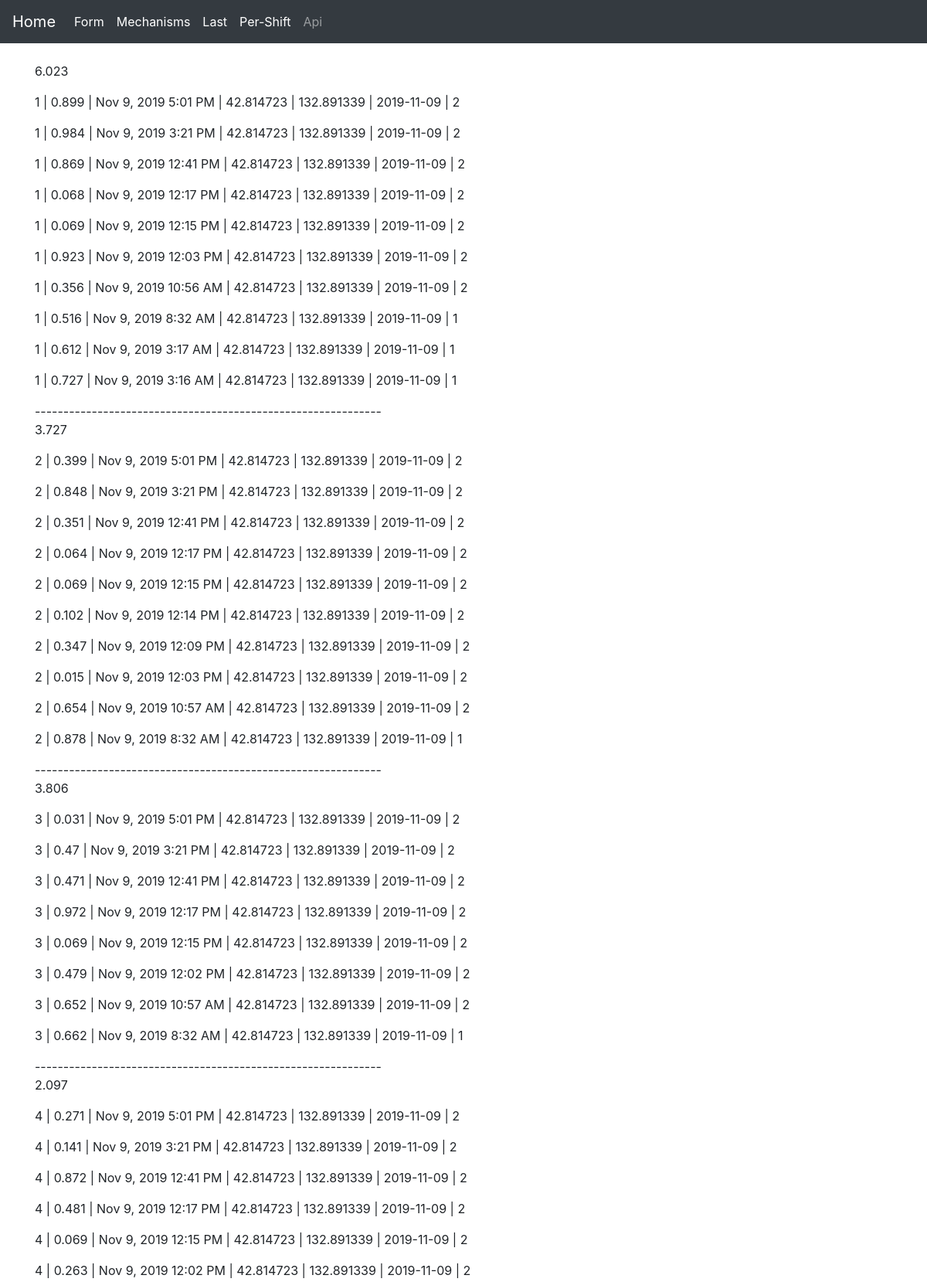
The page /last (upper part) on the database its author committed.
### app/model.py (models this page shows, shortened)
class Post(db.Model):
    id = db.Column(db.Integer, primary_key=True)
    mechanism_id = db.Column(db.Integer, db.ForeignKey('mechanism.id'))
    value = db.Column(db.Float)
    latitude = db.Column(db.Float)
    longitude = db.Column(db.Float)
    timestamp = db.Column(db.DateTime, index=True, default=datetime.utcnow)
    date_shift = db.Column(db.Date)
    shift = db.Column(db.Integer)

class Mechanism(db.Model):
    id = db.Column(db.Integer, primary_key=True)
    company = db.Column(db.String(64), index=True)
    type = db.Column(db.String(64), index=True)
    model = db.Column(db.String(64), index=True)
    number = db.Column(db.SmallInteger, index=True)
    name = db.Column(db.String(64), index=True, unique=True)
    posts = db.relationship('Post', backref='mech', lazy='dynamic')

### app/views.py (the view)
@app.route("/last")
def last():
    all_mech_id = [m.id for m in Mechanism.query.all()]
    posts = [Post.query.filter_by(mechanism_id=p).order_by(
        Post.id.desc()).limit(10) for p in all_mech_id]
    return render_template("last.html",
                           title='Последние данные',
                           tim=datetime.now() + timedelta(days=2),
                           posts=posts)

### app/templates/last.html
{% extends "base.html" %}
{% block main %}
<br>
{% for p in posts %}
<p>{{ p|sum(attribute='value')|round(3) if p[0] }}</p>
{% for post in p %}
<p>{{post.mech.number}} | {{post.value}} | {{moment(post.timestamp).format('lll')}} |
{{post.latitude}} | {{post.longitude}} |  {{post.date_shift}} | {{post.shift}} </p>
{% endfor %}
{{ '-------------------------------------------------------------' if p[0] }}
{% endfor %}
{% endblock %}

### rows shown on the page
Post: mech.number "1", value "0.899", timestamp "Nov 9, 2019 5:01 PM", latitude "42.814723", longitude "132.891339", date_shift "2019-11-09", shift "2"
Post: mech.number "1", value "0.984", timestamp "Nov 9, 2019 3:21 PM", latitude "42.814723", longitude "132.891339", date_shift "2019-11-09", shift "2"
Post: mech.number "1", value "0.869", timestamp "Nov 9, 2019 12:41 PM", latitude "42.814723", longitude "132.891339", date_shift "2019-11-09", shift "2"
Post: mech.number "1", value "0.068", timestamp "Nov 9, 2019 12:17 PM", latitude "42.814723", longitude "132.891339", date_shift "2019-11-09", shift "2"
Post: mech.number "1", value "0.069", timestamp "Nov 9, 2019 12:15 PM", latitude "42.814723", longitude "132.891339", date_shift "2019-11-09", shift "2"
Post: mech.number "1", value "0.923", timestamp "Nov 9, 2019 12:03 PM", latitude "42.814723", longitude "132.891339", date_shift "2019-11-09", shift "2"
Post: mech.number "1", value "0.356", timestamp "Nov 9, 2019 10:56 AM", latitude "42.814723", longitude "132.891339", date_shift "2019-11-09", shift "2"
Post: mech.number "1", value "0.516", timestamp "Nov 9, 2019 8:32 AM", latitude "42.814723", longitude "132.891339", date_shift "2019-11-09", shift "1"
Post: mech.number "1", value "0.612", timestamp "Nov 9, 2019 3:17 AM", latitude "42.814723", longitude "132.891339", date_shift "2019-11-09", shift "1"
Post: mech.number "1", value "0.727", timestamp "Nov 9, 2019 3:16 AM", latitude "42.814723", longitude "132.891339", date_shift "2019-11-09", shift "1"
Post: mech.number "2", value "0.399", timestamp "Nov 9, 2019 5:01 PM", latitude "42.814723", longitude "132.891339", date_shift "2019-11-09", shift "2"
Post: mech.number "2", value "0.848", timestamp "Nov 9, 2019 3:21 PM", latitude "42.814723", longitude "132.891339", date_shift "2019-11-09", shift "2"
Post: mech.number "2", value "0.351", timestamp "Nov 9, 2019 12:41 PM", latitude "42.814723", longitude "132.891339", date_shift "2019-11-09", shift "2"
Post: mech.number "2", value "0.064", timestamp "Nov 9, 2019 12:17 PM", latitude "42.814723", longitude "132.891339", date_shift "2019-11-09", shift "2"
Post: mech.number "2", value "0.069", timestamp "Nov 9, 2019 12:15 PM", latitude "42.814723", longitude "132.891339", date_shift "2019-11-09", shift "2"
Post: mech.number "2", value "0.102", timestamp "Nov 9, 2019 12:14 PM", latitude "42.814723", longitude "132.891339", date_shift "2019-11-09", shift "2"
Post: mech.number "2", value "0.347", timestamp "Nov 9, 2019 12:09 PM", latitude "42.814723", longitude "132.891339", date_shift "2019-11-09", shift "2"
Post: mech.number "2", value "0.015", timestamp "Nov 9, 2019 12:03 PM", latitude "42.814723", longitude "132.891339", date_shift "2019-11-09", shift "2"
Post: mech.number "2", value "0.654", timestamp "Nov 9, 2019 10:57 AM", latitude "42.814723", longitude "132.891339", date_shift "2019-11-09", shift "2"
Post: mech.number "2", value "0.878", timestamp "Nov 9, 2019 8:32 AM", latitude "42.814723", longitude "132.891339", date_shift "2019-11-09", shift "1"
Post: mech.number "3", value "0.031", timestamp "Nov 9, 2019 5:01 PM", latitude "42.814723", longitude "132.891339", date_shift "2019-11-09", shift "2"
Post: mech.number "3", value "0.47", timestamp "Nov 9, 2019 3:21 PM", latitude "42.814723", longitude "132.891339", date_shift "2019-11-09", shift "2"
Post: mech.number "3", value "0.471", timestamp "Nov 9, 2019 12:41 PM", latitude "42.814723", longitude "132.891339", date_shift "2019-11-09", shift "2"
Post: mech.number "3", value "0.972", timestamp "Nov 9, 2019 12:17 PM", latitude "42.814723", longitude "132.891339", date_shift "2019-11-09", shift "2"
Post: mech.number "3", value "0.069", timestamp "Nov 9, 2019 12:15 PM", latitude "42.814723", longitude "132.891339", date_shift "2019-11-09", shift "2"
Post: mech.number "3", value "0.479", timestamp "Nov 9, 2019 12:02 PM", latitude "42.814723", longitude "132.891339", date_shift "2019-11-09", shift "2"
Post: mech.number "3", value "0.652", timestamp "Nov 9, 2019 10:57 AM", latitude "42.814723", longitude "132.891339", date_shift "2019-11-09", shift "2"
Post: mech.number "3", value "0.662", timestamp "Nov 9, 2019 8:32 AM", latitude "42.814723", longitude "132.891339", date_shift "2019-11-09", shift "1"
Post: mech.number "4", value "0.271", timestamp "Nov 9, 2019 5:01 PM", latitude "42.814723", longitude "132.891339", date_shift "2019-11-09", shift "2"
Post: mech.number "4", value "0.141", timestamp "Nov 9, 2019 3:21 PM", latitude "42.814723", longitude "132.891339", date_shift "2019-11-09", shift "2"
Post: mech.number "4", value "0.872", timestamp "Nov 9, 2019 12:41 PM", latitude "42.814723", longitude "132.891339", date_shift "2019-11-09", shift "2"
Post: mech.number "4", value "0.481", timestamp "Nov 9, 2019 12:17 PM", latitude "42.814723", longitude "132.891339", date_shift "2019-11-09", shift "2"
Post: mech.number "4", value "0.069", timestamp "Nov 9, 2019 12:15 PM", latitude "42.814723", longitude "132.891339", date_shift "2019-11-09", shift "2"
Post: mech.number "4", value "0.263", timestamp "Nov 9, 2019 12:02 PM", latitude "42.814723", longitude "132.891339", date_shift "2019-11-09", shift "2"

### other values the page prints
{{ p|sum(attribute='value')|round(3) if p[0] }} "6.023" "3.727" "3.806" "2.097"
